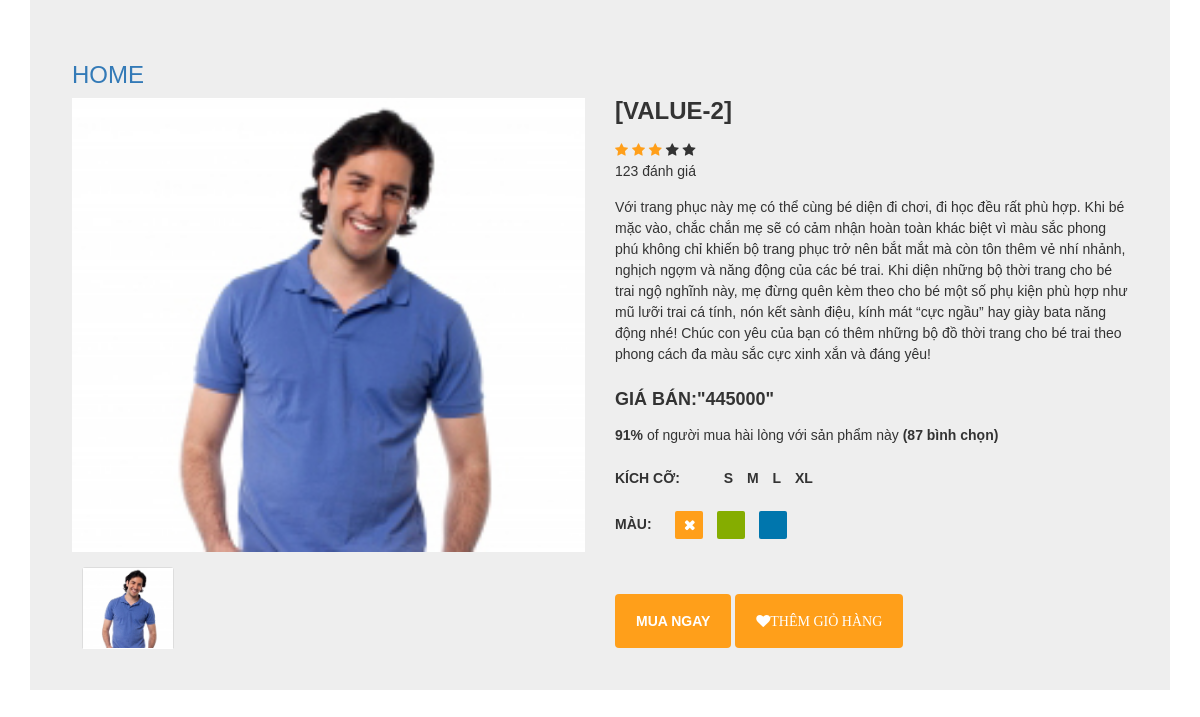
The app's page /user/index.php?controller=chitiet&id=2 with its own data.
### tables this page shows
CREATE TABLE `product_2` (
  `id` int(11) DEFAULT NULL,
  `catalog_id` int(11) DEFAULT NULL,
  `name` varchar(50) DEFAULT NULL,
  `price` decimal(15,0) DEFAULT NULL,
  `img_link` varchar(50) DEFAULT NULL
);

### user/controller/C_chitiet.php (called while the page is built, shortened)
<?php
$id=$_GET['id'];
$product_2 = $db->get('product_2',array('id'=>$id));
require ('./view/V_chitiet.php');
?>

### user/model/m_database.php (called while the page is built, shortened)
<?php
class database{
protected $conn =null;
protected $host ='localhost';
protected $user ='root';
protected $pass = '';
protected $dbname ='d0204';
public function __construct()
{
    $this->conn=new mysqli($this->host,$this->user,$this->pass,$this->dbname);
}
public function get($table, $condition=array())
{
    $sql= "SELECT * FROM $table";
    if (!empty($condition)){
       $sql.=" WHERE";
       foreach ($condition as $key => $value) {
        $sql.=" $key ='$value'AND";
       }
       $sql=trim($sql, "AND");
    };
    $query= mysqli_query($this->conn, $sql);
    $ketqua= array();
    if ($query) {
        while($row=mysqli_fetch_assoc($query) ){
            $ketqua[]=$row;
        }
    }
    return $ketqua;
}
}
?>

### user/view/V_chitiet.php (the view, shortened to what this page needs)
<!DOCTYPE html>
<html>
<head>
    <link href="https://netdna.bootstrapcdn.com/font-awesome/4.0.3/css/font-awesome.min.css" rel="stylesheet">
<link rel="stylesheet" href="https://maxcdn.bootstrapcdn.com/bootstrap/3.3.6/css/bootstrap.min.css">
</head>
<body>
    <div class="container">
        <div class="card">
            <a href="?controller=trangchu"><h3>HOME</h3></a>
         <div class="container-fliud">
          <div class="wrapper row">
           <div class="preview col-md-6">
            <div class="preview-pic tab-content">
             <div class="tab-pane active" id="pic-1"><img src="<?php echo $product_2[0]['img_link'] ?>" alt="">
             </div>
            </div>
            <ul class="preview-thumbnail nav nav-tabs"><div class="logo_menuchinh" style="float:left; padding-top:5px; padding-left:10px; color:#fff; margin-left:auto; margin-right:auto; text-align=center; line-height:40px; font-size:16px;font-weight:bold;font-family:Arial"></div>
             <li class="active"><a data-target="#pic-1" data-toggle="tab"><img src="<?php echo $product_2[0]['img_link'] ?>"></a>
             </li>
            </ul>
           </div>
           <div class="details col-md-6">
            <h3 class="product-title"><?php echo $product_2[0]['name'] ?></h3>
            <div class="rating">
             <div class="stars"> <span class="fa fa-star checked"></span> <span class="fa fa-star checked"></span> <span class="fa fa-star checked"></span> <span class="fa fa-star"></span> <span class="fa fa-star"></span>
             </div> <span class="review-no">123 đánh giá</span>
            </div>
            <p class="product-description">Với trang phục này mẹ có thể cùng bé diện đi chơi, đi học đều rất phù hợp. Khi bé mặc vào, chắc chắn mẹ sẽ có cảm nhận hoàn toàn khác biệt vì màu sắc phong phú không chỉ khiến bộ trang phục trở nên bắt mắt mà còn tôn thêm vẻ nhí nhảnh, nghịch ngợm và năng động của các bé trai.            Khi diện những bộ thời trang cho bé trai ngộ nghĩnh này, mẹ đừng quên kèm theo cho bé một số phụ kiện phù hợp như mũ lưỡi trai cá tính, nón kết sành điệu, kính mát “cực ngầu” hay giày bata năng động nhé!            Chúc con yêu của bạn có thêm những bộ đồ thời trang cho bé trai theo phong cách đa màu sắc cực xinh xắn và đáng yêu!</p>
            <h4 class="price">Giá bán:"<?php echo $product_2[0]['price'] ?>"</h4>
            <p class="vote"><strong>91%</strong> of người mua hài lòng với sản phẩm này <strong>(87 bình chọn)</strong>
            </p>
            <h5 class="sizes">Kích cỡ: <span class="size" data-toggle="tooltip" title="small">s</span> <span class="size" data-toggle="tooltip" title="medium">m</span> <span class="size" data-toggle="tooltip" title="large">l</span> <span class="size" data-toggle="tooltip" title="xtra large">xl</span>
            </h5>
            <h5 class="colors">Màu: <span class="color orange not-available" data-toggle="tooltip" title="Not In store"></span> <span class="color green"></span> <span class="color blue"></span>
            </h5>
            <div class="action"> <a href="" target="_blank">  <button class="add-to-cart btn btn-default" type="button">MUA NGAY</button>  </a> <a href="addtocard.php?id=<?php echo $value['id']?>" target="_blank">            <button class="like btn btn-default" type="button"><span class="fa fa-heart">thêm giỏ hàng</span></button>            </a>
            </div>
           </div>
          </div>
         </div>
        </div>
       </div>
</body>
</html>

### user/view/V_chitiet.php (style rules this page uses)
body { font-family:Arial, Helvetica, sans-serif; overflow-x: hidden; }
img { max-width: 100%; }
.preview { display: -webkit-box; display: -webkit-flex; display: -ms-flexbox; display: flex; -webkit-box-orient: vertical; -webkit-box-direction: normal; -webkit-flex-direction: column; -ms-flex-direction: column; flex-direction: column; }
.preview-pic { -webkit-box-flex: 1; -webkit-flex-grow: 1; -ms-flex-positive: 1; flex-grow: 1; }
.preview-thumbnail.nav-tabs { border: none; margin-top: 15px; }
.preview-thumbnail.nav-tabs li { width: 18%; margin-right: 2.5%; }
.preview-thumbnail.nav-tabs li img { max-width: 100%; display: block; }
.preview-thumbnail.nav-tabs li a { padding: 0; margin: 0; cursor:pointer; }
.preview-thumbnail.nav-tabs li:last-of-type { margin-right: 0; }
.tab-content { overflow: hidden; }
.tab-content img { width: 100%; -webkit-animation-name: opacity; animation-name: opacity; -webkit-animation-duration: .3s; animation-duration: .3s; }
.card { margin-top: 0px; background: #eee; padding: 3em; line-height: 1.5em; }
@media screen and (min-width: 997px) { .wrapper { display: -webkit-box; display: -webkit-flex; display: -ms-flexbox; display: flex; } }
.details { display: -webkit-box; display: -webkit-flex; display: -ms-flexbox; display: flex; -webkit-box-orient: vertical; -webkit-box-direction: normal; -webkit-flex-direction: column; -ms-flex-direction: column; flex-direction: column; }
.colors { -webkit-box-flex: 1; -webkit-flex-grow: 1; -ms-flex-positive: 1; flex-grow: 1; }
.product-title, .price, .sizes, .colors { text-transform: UPPERCASE; font-weight: bold; }
.checked, .price span { color: #ff9f1a; }
.product-title, .rating, .product-description, .price, .vote, .sizes { margin-bottom: 15px; }
.product-title { margin-top: 0; }
.size { margin-right: 10px; }
.size:first-of-type { margin-left: 40px; }
.color { display: inline-block; vertical-align: middle; margin-right: 10px; height: 2em; width: 2em; border-radius: 2px; }
.color:first-of-type { margin-left: 20px; }
.add-to-cart, .like { background: #ff9f1a; padding: 1.2em 1.5em; border: none; text-transform: UPPERCASE; font-weight: bold; color: #fff; text-decoration:none; -webkit-transition: background .3s ease; transition: background .3s ease; }
.not-available { text-align: center; line-height: 2em; }
.not-available:before { font-family: fontawesome; content: "\f00d"; color: #fff; }
.orange { background: #ff9f1a; }
.green { background: #85ad00; }
.blue { background: #0076ad; }

### records on screen
product_2: img_link (picture), name "[VALUE-2]", price "445000"
